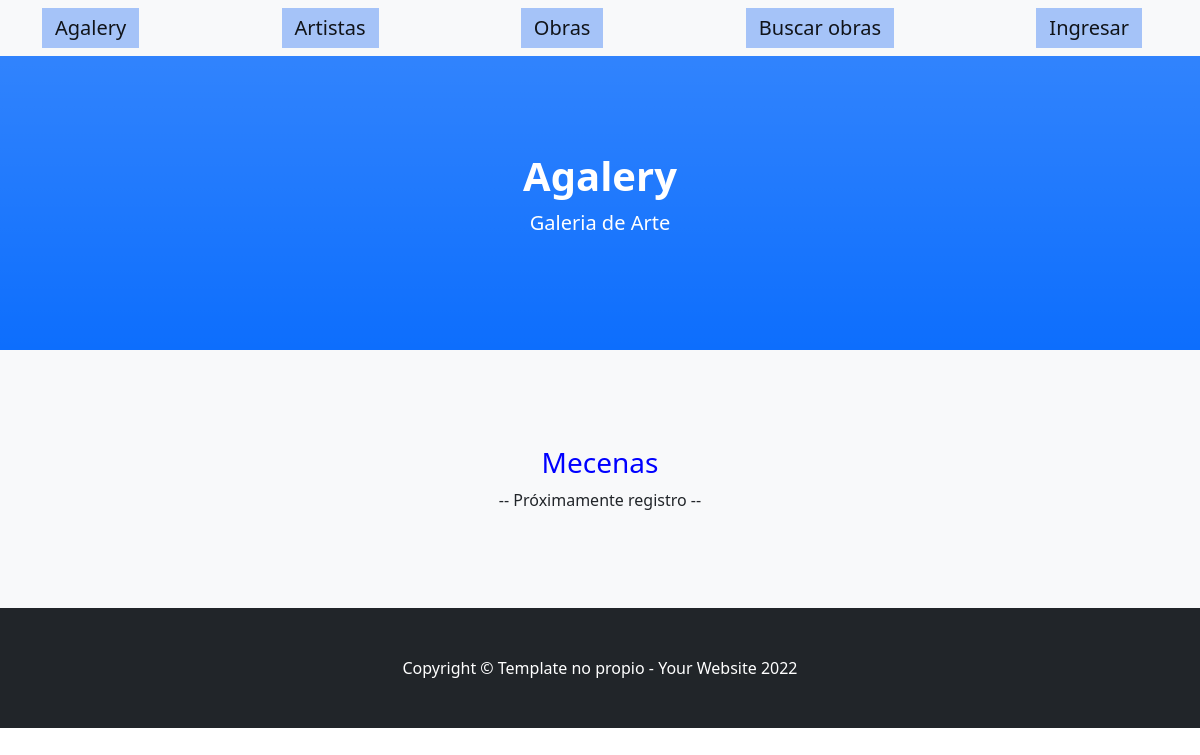
/agalery/comprador/, run on an earlier commit of the app's database.
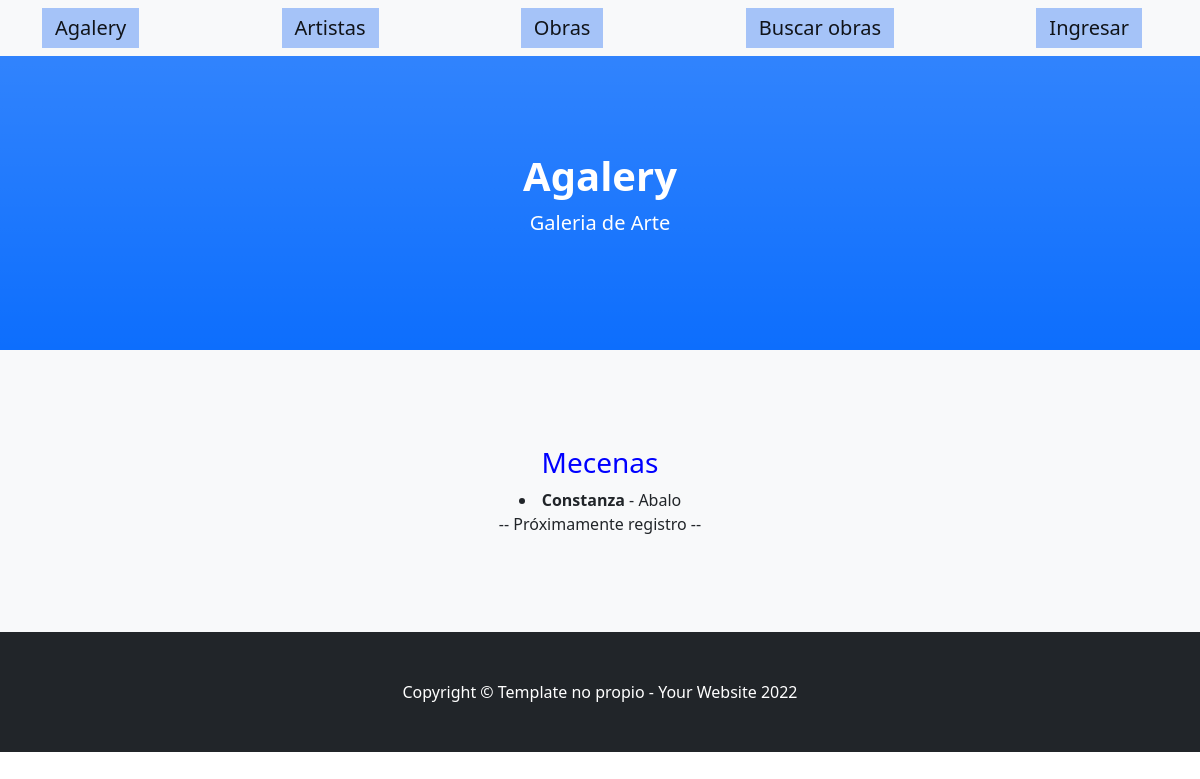
And on a later commit of the database.
### agalery/models.py (models this page shows, shortened)
class comprador(models.Model):
    usuario = models.ForeignKey(user, verbose_name="Usuario Comprador", default=1, on_delete=models.SET_DEFAULT)
    nombre = models.CharField(max_length=100, help_text="Nombre")
    apellido = models.CharField(max_length=100, help_text="Apellido")

### agalery/views.py (the view)
# urls.py: path('comprador/', views.lista_compradores, name='mecenas'),
def lista_compradores(request):
    comprar = comprador.objects.all()
    return render(request, 'agalery/comprador.html', {'comprar': comprar})

### agalery/template/agalery/comprador.html
{% extends "agalery/padre.html"%}
{% load static %}
{% block contenidoquecambia %}
<h3><FONT COLOR="blue">Mecenas</FONT></h3>
{% for comprador in comprar %}
    <li><b>{{ comprador.nombre }}</b> - {{ comprador.apellido }}</li>
{% endfor %}
-- Próximamente registro --
{% endblock %}

What changed in the data, as far as the page shows it:
added comprador: nombre "Constanza", apellido "Abalo"
